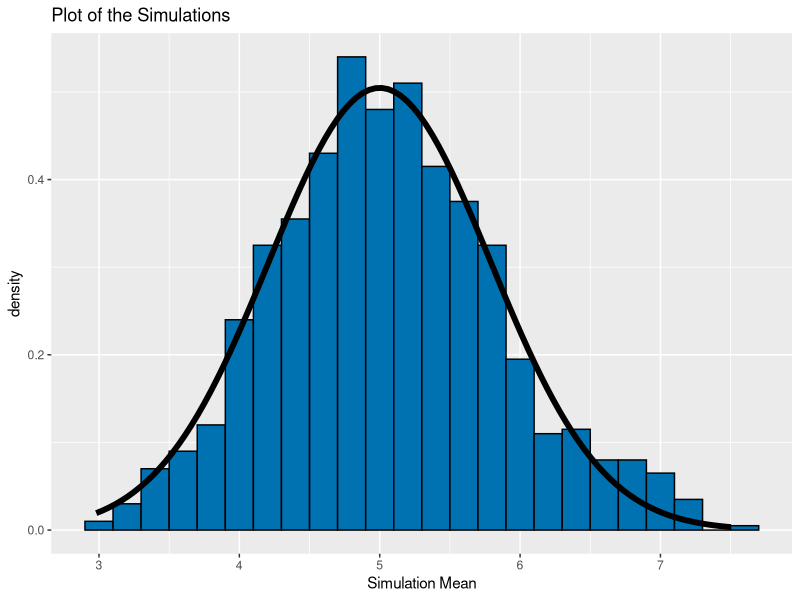

This chart was generated by the following R code:
## ---- chunk 1
knitr::opts_chunk$set(echo = TRUE)
## ---- chunk 2
ECHO=TRUE
set.seed(1337)
lambda = 0.2
exponentials = 40
## ---- chunk 3
simMeans = NULL
for (i in 1 : 1000) simMeans = c(simMeans, mean(rexp(exponentials, lambda)))
## ---- chunk 4
mean(simMeans)
## ---- chunk 5
lambda^-1
## ---- chunk 6
abs(mean(simMeans)-lambda^-1)
## ---- chunk 7
var(simMeans)
## ---- chunk 8
(lambda * sqrt(exponentials))^-2
## ---- chunk 9
abs(var(simMeans)-(lambda * sqrt(exponentials))^-2)
## ---- chunk 10
library(ggplot2)
ggplot(data.frame(y=simMeans), aes(x=y)) + 
  geom_histogram(aes(y=..density..), binwidth=0.2, fill="#0072B2", 
                 color="black") +
  stat_function(fun=dnorm, args=list(mean=lambda^-1, 
                                    sd=(lambda*sqrt(exponentials))^-1), 
                size=2) +
  labs(title="Plot of the Simulations", x="Simulation Mean")
